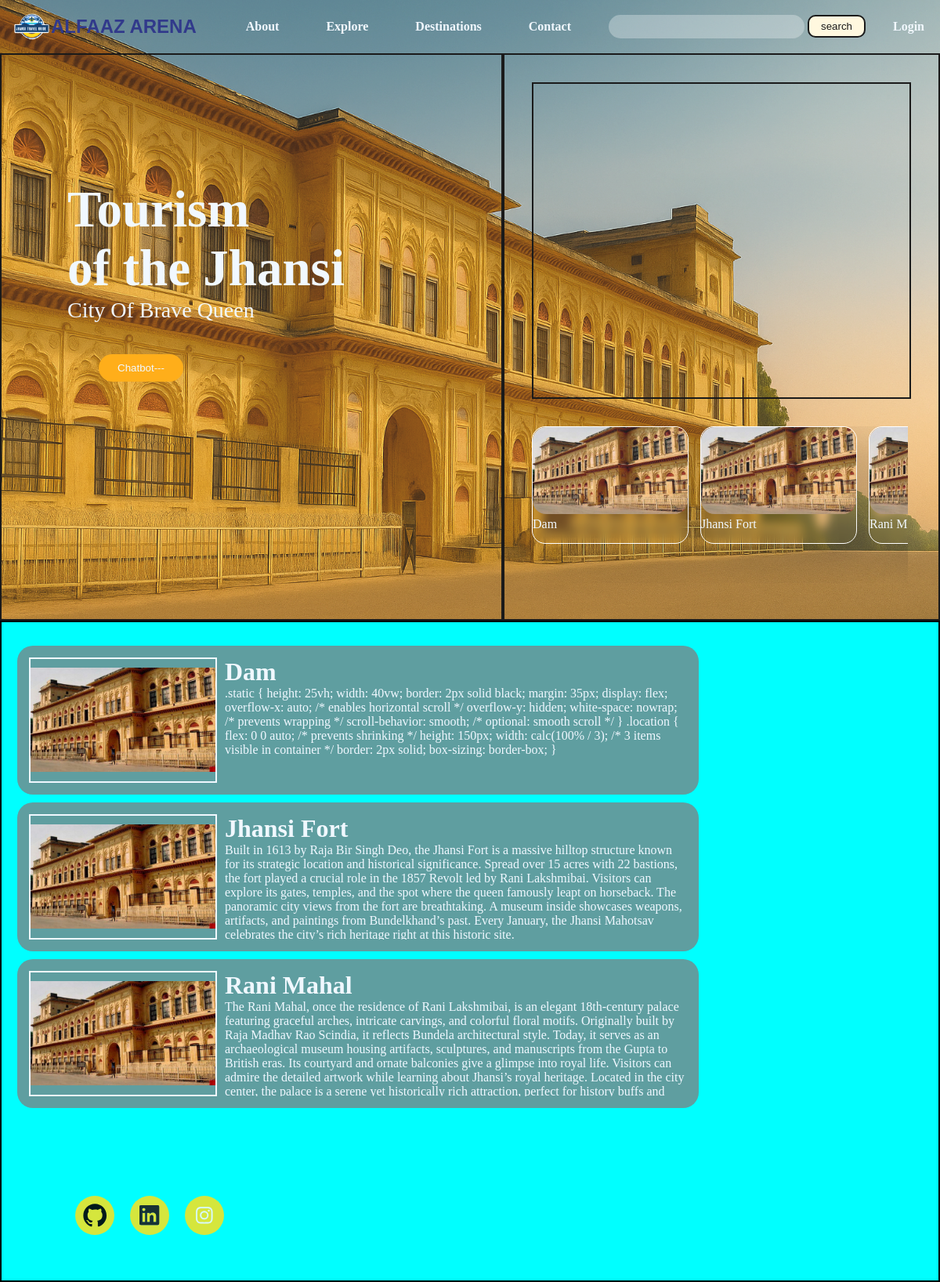
The page / on the database its author committed.
### placeData/models.py (models this page shows)
class destinationData(models.Model):
    placeName=models.CharField(max_length=20)
    placeDesc=models.TextField()
    placeImg= models.ImageField(
        upload_to="user_data/",
        max_length=250,
        null=True,
        default=None
    )

### alfaaz_arena/views.py (the view)
# urls.py: 2. Add a URL to urlpatterns:  path('', views.home, name='home')
def home(request):
    destination=destinationData.objects.all()
    if request.method=="GET":
        st=request.GET.get('placename')
        if st != None:
            destination=destinationData.objects.filter(placeName__icontains=st)
    destinations={
        'destination':destination,
    }
    return render(request,'home.html',destinations)

### templates/home.html (shortened to what this page needs)
<!DOCTYPE html>
<html lang="en">
  <head>
    <link rel="stylesheet" href="/static/home.css" />
    <link rel="stylesheet" href="/static/button.css" />
  </head>
  <body>
    <div class="body">
        <nav>
          <div class="logo_name">
            <img src="/media/logo.png" alt="" />
            <a href="#">ALFAAZ ARENA</a>
          </div>
          <div class="content">
            <a href="http://127.0.0.1:8000/admin/">About</a>
            <a href="#">Explore</a>
            <a href="#">Destinations</a>
            <a href="#">Contact</a>
          </div>
          <div class="search">
            <form action="" method="get">
              <input type="text" class="search_bar" name="placename" />
              <input class="submit" type="submit" value="search" />
            </form>
            <a href="#">Login</a>
          </div>
        </nav>
        <div class="full_content">
          <div class="left_content">
            <div class="div1">
              <div class="explore">
                <p>
                  Tourism <br />
                  of the Jhansi
                </p>
              </div>
              <div class="explore_about">City Of Brave Queen</div>
              <div class="explore_btn">
                <button class="mic">Chatbot---</button>
              </div>
              <div class="footer">
                <ul class="wrapper">
                  <li class="icon facebook">
                  </li>
                  <li class="icon twitter">
                  </li>
                  <li class="icon instagram">
                  </li>
                </ul>
              </div>
            </div>
          </div>
          <div class="right_content">
            <div class="dynamic"></div>
            <div class="static">
              {% for destinationData in destination %}
                <div class="location">
                  <img src="{{ destinationData.placeImg.url }}" alt="" />
                  <p>{{ destinationData.placeName }}</p>
                </div>
              {% endfor %}
            </div>
          </div>
        </div>
    </div>
    <div class="next">
      <div class="all_card">
        {% for destinationData in destination %}
          <div class="card">
            <div class="image">
              <img src="{{ destinationData.placeImg.url }}" alt="" />
            </div>
            <div class="desc">
              <h1>{{ destinationData.placeName }}</h1>
              <p>{{ destinationData.placeDesc }}</p>
            </div>
          </div>
        {% endfor %}
      </div>
    </div>
  </body>
</html>

### static/home.css (style rules this page uses)
* { margin: 0; padding: 0; color: aliceblue; }
.body { background-image: url("/media/rani_mehal1.png"); opacity: 0.9; background-repeat: no-repeat; background-size: cover; background-position: center; }
a { text-decoration: none; }
nav { background-color: none; justify-content: space-between; display: flex; }
.logo_name { display: flex; margin: 5px; align-items: center; padding: 10px; font-weight: bold; font-family: 'Franklin Gothic Medium', 'Arial Narrow', Arial, sans-serif; font-size: 1.5rem; }
.logo_name a { color: #1A237E; }
.logo_name img { width: 50px; }
.content { display: flex; align-items: center; gap: 60px; }
.content a { font-weight: 900; }
.search { display: flex; align-items: center; gap: 35px; padding-right: 20px; }
.search a { font-weight: bolder; }
.search_bar { color: black; width: 250px; height: 30px; border-radius: 15px; opacity: 0.3; border: none }
.submit { padding: 5px 15px; color: black; border-radius: 10px; border: 2px solid black; background-color: cornsilk; }
.full_content { display: flex; align-items: center; }
.left_content { height: 90vh; width: 50vw; display: flex; align-items: center; padding-left: 7vw; border: 2px solid black; }
.div1 { height: 50vh; align-items: center; }
.explore p { font-size: 65px; font-weight: 900; }
.explore_about { font-size: 28px; font-weight: 300; }
.explore_btn button { background-color: orange; padding: 10px 24px; margin: 40px; border-radius: 20px; border: none; }
.footer { position: absolute; bottom: 0; }
.right_content { height: 90vh; width: 50vw; border: 2px solid black; }
.dynamic { height: 50vh; width: 40vw; border: 2px solid black; margin: 35px; }
.static { height: 25vh; width: 40vw; margin: 35px; display: flex; gap: 15px; overflow-x: auto; overflow-y: hidden; white-space: nowrap; scroll-behavior: smooth; scrollbar-width: none; }
.next { height: 100vh; padding: 20px; border: 2px solid black; background-color: aqua; }
.all_card { height: 100vh; width: 76vw; overflow-x: hidden; overflow-y: auto; scrollbar-width: none; }
.card { margin: 10px 0; display: flex; height: 20vh; width: 70vw; padding: 15px; gap: 10px; border-radius: 20px; background-color: cadetblue; }
.desc { overflow: hidden; width: 50vw; }
.image { width: 20vw; border: 2px solid ; }
.image img { width: 100%; height: 100%; object-fit: contain; display: block; }

### static/button.css (style rules this page uses)
.wrapper { display: inline-flex; list-style: none; height: 120px; width: 100%; padding-top: 40px; font-family: "Poppins", sans-serif; justify-content: center; }
.wrapper .icon { position: relative; background: rgb(238, 228, 40); border-radius: 50%; margin: 10px; width: 50px; height: 50px; font-size: 18px; display: flex; justify-content: center; align-items: center; flex-direction: column; cursor: pointer; transition: all 0.2s cubic-bezier(0.68, -0.55, 0.265, 1.55); }
.location { box-sizing: border-box; width: 200px; height: 150px; border: 1px solid white; box-shadow: 12px 17px 51px rgba(0, 0, 0, 0.22); backdrop-filter: blur(6px); border-radius: 17px; object-fit: cover; cursor: pointer; transition: all 0.5s; flex: 0 0 auto; }
.location img { border-radius: 17px; width: 100%; }

### rows shown on the page
destinationData: placeImg (picture), placeName "Dam", placeDesc ".static { height: 25vh; width: 40vw; border: 2px solid black; margin: 35px; display: flex; overflow-x: auto; /* enables horizontal scroll */ overflow-y: hidden; white-space: nowrap; /* prevents wrapping */ scroll-behavior: smooth; /* optional: smooth scroll */ } .location { flex: 0 0 auto; /* prevents shrinking */ height: 150px; width: calc(100% / 3); /* 3 items visible in container */ border: 2px solid; box-sizing: border-box; }"
destinationData: placeImg (picture), placeName "Jhansi Fort", placeDesc "Built in 1613 by Raja Bir Singh Deo, the Jhansi Fort is a massive hilltop structure known for its strategic location and historical significance. Spread over 15 acres with 22 bastions, the fort played a crucial role in the 1857 Revolt led by Rani Lakshmibai. Visitors can explore its gates, temples, and the spot where the queen famously leapt on horseback. The panoramic city views from the fort are breathtaking. A museum inside showcases weapons, artifacts, and paintings from Bundelkhand’s past. Every January, the Jhansi Mahotsav celebrates the city’s rich heritage right at this historic site."
destinationData: placeImg (picture), placeName "Rani…", placeName "Rani Mahal", placeDesc "The Rani Mahal, once the residence of Rani Lakshmibai, is an elegant 18th-century palace featuring graceful arches, intricate carvings, and colorful floral motifs. Originally built by Raja Madhav Rao Scindia, it reflects Bundela architectural style. Today, it serves as an archaeological museum housing artifacts, sculptures, and manuscripts from the Gupta to British eras. Its courtyard and ornate balconies give a glimpse into royal life. Visitors can admire the detailed artwork while learning about Jhansi’s royal heritage. Located in the city center, the palace is a serene yet historically rich attraction, perfect for history buffs and…"
